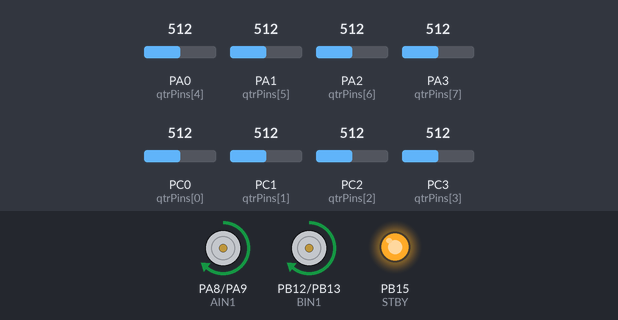
A sketch run on a simulated STM32 Blue Pill. On the bench: motor-driver pin pairs drawn as motors (green arrow = first pin HIGH = forward, orange = second pin HIGH = backward, longer = more drive, scaled by the enable pin, stopped while the standby pin is LOW), output pins drawn as LEDs (lit = HIGH). The inputs (shaded band) are chosen by the test bench; at power-on: PA0 (qtrPins[4]) = 512, PA1 (qtrPins[5]) = 512, PA3 (qtrPins[7]) = 512, PC0 (qtrPins[0]) = 512, PC1 (qtrPins[1]) = 512, PA2 (qtrPins[6]) = 512, PC2 (qtrPins[2]) = 512, PC3 (qtrPins[3]) = 512. What the sketch prints to the serial monitor is not drawn.

Above: at 8.3 s.
8.4 s: PA0 (qtrPins[4]) set to 716
At 8.9 s:
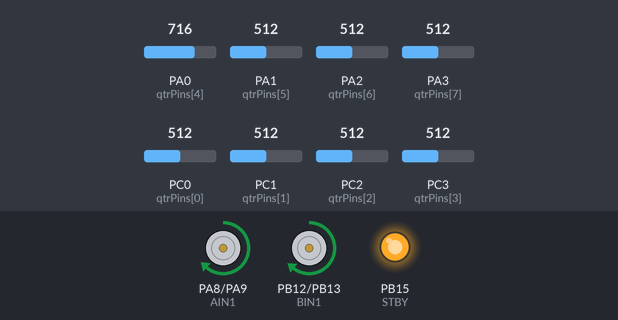
9.9 s: PA1 (qtrPins[5]) set to 716
12.9 s: PA3 (qtrPins[7]) set to 190
15.9 s: PC0 (qtrPins[0]) set to 716
At 16.28 s:
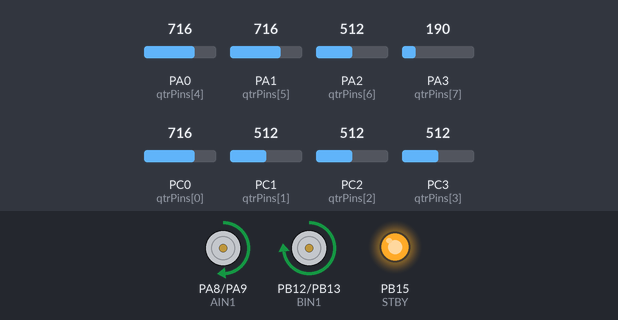
18.9 s: PC1 (qtrPins[1]) set to 716
At 19.91 s:
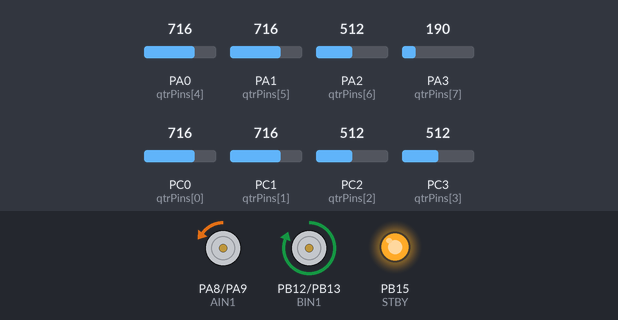
21.9 s: PA2 (qtrPins[6]) set to 992
At 22.11 s:
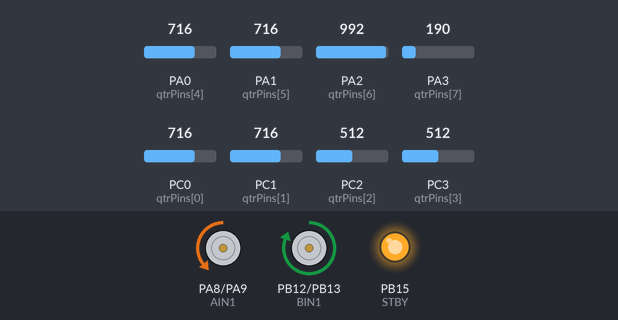
Timing chart, 0 to 28.1 s (numbered marks = the images above; inputs shaded):
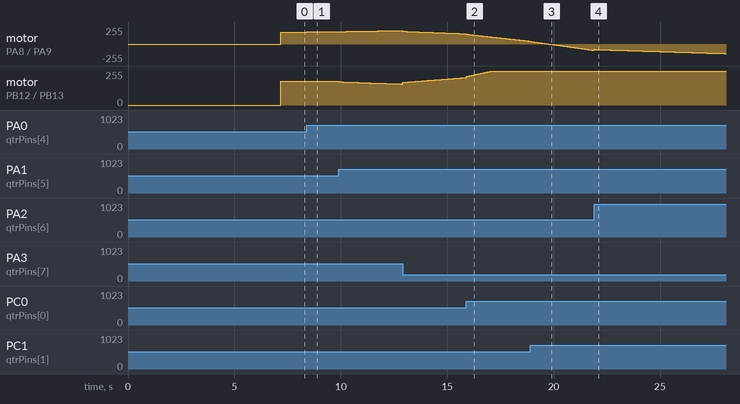

The sketch:

Robot_line_follower_STM32H74.ino
```cpp
/*
 * ROBOT LINE FOLLOWER KRI GANAS - STM32H743
 * Team: PaYanceeRobotik - Bandung
 * Hardware: STM32H743 + 16x QTR + TB6612FNG + N20 Motor
 * Fitur: PID 1kHz + Feedforward + Anti-keluar-garis KRI
 */

// --- PIN CONFIG ---
// TB6612 Driver
#define AIN1  PA8
#define AIN2  PA9
#define PWMA  PA10
#define BIN1  PB12
#define BIN2  PB13
#define PWMB  PB14
#define STBY  PB15

// QTR 8 RC - pakai 8 dulu, nanti bisa 16
#define NUM_SENSORS 8
const uint8_t qtrPins[NUM_SENSORS] = {PC0, PC1, PC2, PC3, PA0, PA1, PA2, PA3};

unsigned int sensorValues[NUM_SENSORS];

// --- PID GANAS KRI ---
float Kp = 0.045;   // Tuning di lapangan KRI
float Ki = 0.0001;
float Kd = 0.8;

float error = 0, lastError = 0;
float P, I, D, PIDvalue;
int baseSpeed = 180; // Speed lurus (0-255)
int maxSpeed = 255;

void setup() {
  Serial.begin(115200);
  // Motor setup
  pinMode(AIN1, OUTPUT); pinMode(AIN2, OUTPUT);
  pinMode(BIN1, OUTPUT); pinMode(BIN2, OUTPUT);
  pinMode(PWMA, OUTPUT); pinMode(PWMB, OUTPUT);
  pinMode(STBY, OUTPUT);
  digitalWrite(STBY, HIGH);

  Serial.println("KALIBRASI SENSOR - Geser robot di atas garis hitam 5 detik!");
  delay(1000);
  calibrateQTR(); // Kalibrasi otomatis
  Serial.println("Kalibrasi Selesai - SIAP GANAS KRI!");
  delay(1000);
}

void loop() {
  // Baca posisi garis: 0 = kiri mentok, 7000 = kanan mentok, 3500 = tengah
  int position = readLine();

  error = position - 3500;

  // --- PID ---
  P = error;
  I = I + error;
  D = error - lastError;
  PIDvalue = (Kp * P) + (Ki * I) + (Kd * D);
  lastError = error;

  // --- SPEED PROFILING KRI (Kunci Juara) ---
  // Kalau tikungan tajam, pelan otomatis
  int dynamicBase = baseSpeed;
  if (abs(error) > 2000) { // Tikungan 90 derajat KRI
    dynamicBase = 90;
    I = 0; // Reset I biar tidak overshoot
  } else if (abs(error) > 1000) {
    dynamicBase = 140;
  }

  int leftSpeed = dynamicBase + PIDvalue;
  int rightSpeed = dynamicBase - PIDvalue;

  leftSpeed = constrain(leftSpeed, -maxSpeed, maxSpeed);
  rightSpeed = constrain(rightSpeed, -maxSpeed, maxSpeed);

  motorDrive(leftSpeed, rightSpeed);
}

// --- FUNGSI MOTOR GANAS ---
void motorDrive(int left, int right) {
  if (left >= 0) { digitalWrite(AIN1, HIGH); digitalWrite(AIN2, LOW); analogWrite(PWMA, left); }
  else { digitalWrite(AIN1, LOW); digitalWrite(AIN2, HIGH); analogWrite(PWMA, -left); }

  if (right >= 0) { digitalWrite(BIN1, HIGH); digitalWrite(BIN2, LOW); analogWrite(PWMB, right); }
  else { digitalWrite(BIN1, LOW); digitalWrite(BIN2, HIGH); analogWrite(PWMB, -right); }
}

// --- FUNGSI BACA GARIS SEDERHANA (TANPA LIBRARY BERAT) ---
int readLine() {
  // Baca analog semua QTR
  long weightedSum = 0;
  long sum = 0;
  for (int i = 0; i < NUM_SENSORS; i++) {
    sensorValues[i] = analogRead(qtrPins[i]); // 0 putih, 4095 hitam (STM32 12bit)
    // Invert kalau sensor Bapak putih=tinggi
    // sensorValues[i] = 4095 - sensorValues[i]; // Aktifkan ini kalau kebalik
    weightedSum += (long)sensorValues[i] * i * 1000;
    sum += sensorValues[i];
  }
  if (sum == 0) return 3500; // Kalau hilang garis, tetap tengah
  return weightedSum / sum;
}

void calibrateQTR() {
  // Geser manual robot kiri-kanan di atas garis selama 5 detik
  for (int i = 0; i < 200; i++) {
    for (int j = 0; j < NUM_SENSORS; j++) {
      analogRead(qtrPins[j]);
    }
    delay(25);
  }
}
```

Measured:
- after the input at 8.4 s, motor on PA8 (AIN1) / PA9 (AIN2): forward 180/255 → forward 181/255 at once, → forward 182/255 0.78 s later; motor on PB12 (BIN1) / PB13 (BIN2): forward 180/255 → forward 178/255 at once, → forward 177/255 0.78 s later
